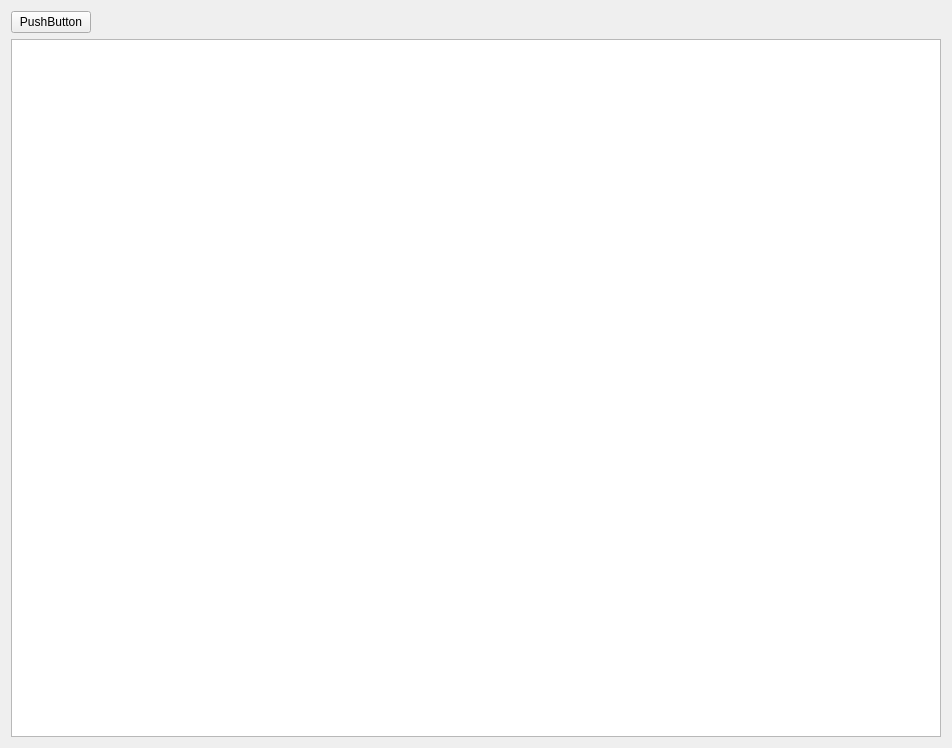
<?xml version="1.0" encoding="UTF-8"?>
<ui version="4.0">
 <class>Form</class>
 <widget class="QWidget" name="Form">
  <property name="geometry">
   <rect>
    <x>0</x>
    <y>0</y>
    <width>952</width>
    <height>748</height>
   </rect>
  </property>
  <property name="windowTitle">
   <string>Form</string>
  </property>
  <layout class="QGridLayout" name="gridLayout">
   <item row="0" column="0">
    <widget class="QPushButton" name="pushButton">
     <property name="text">
      <string>PushButton</string>
     </property>
    </widget>
   </item>
   <item row="0" column="1">
    <spacer name="horizontalSpacer">
     <property name="orientation">
      <enum>Qt::Horizontal</enum>
     </property>
     <property name="sizeHint" stdset="0">
      <size>
       <width>40</width>
       <height>20</height>
      </size>
     </property>
    </spacer>
   </item>
   <item row="1" column="0" colspan="2">
    <widget class="QGraphicsView" name="graphicsView"/>
   </item>
  </layout>
 </widget>
 <resources/>
 <connections/>
</ui>
